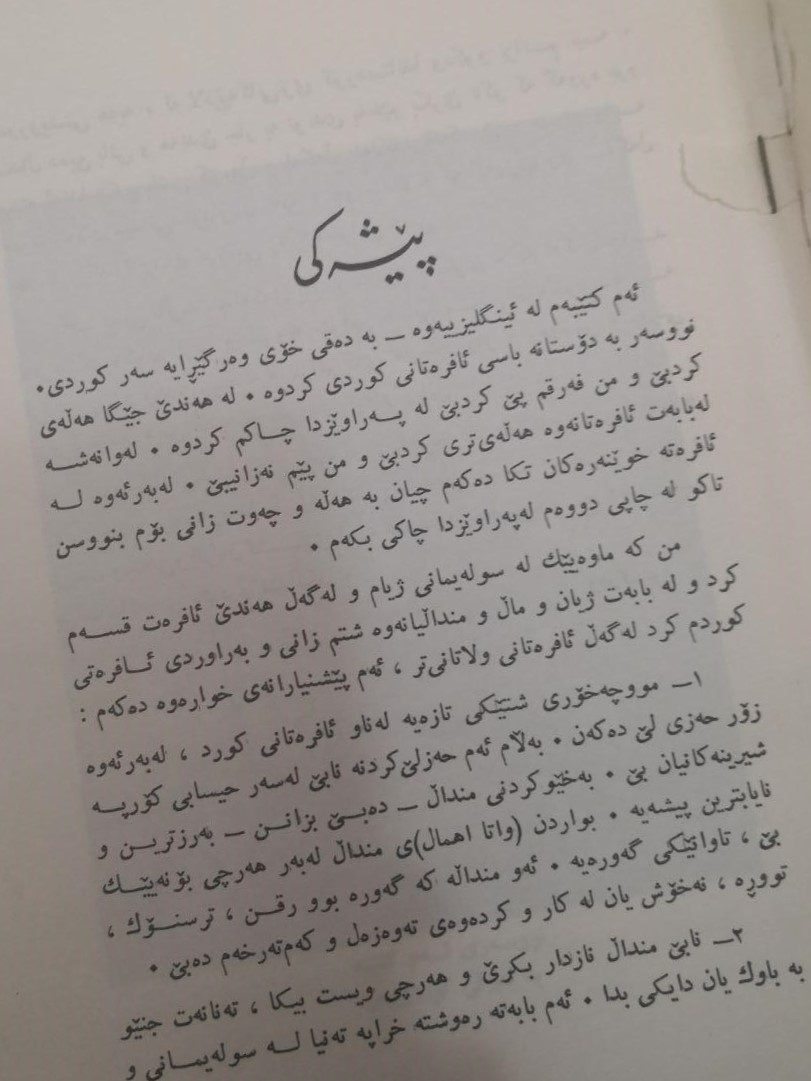
#> input picture src/Cranelift/Dependencies/zhirpy/images/4-rotated.jpg, 811 x 1081 px
$ python opencv.py
#> lines starting #> are read from the running program, lines starting #| are printed output that depends on the picture; after the words box and inside, x2 and y2 are one past the last pixel; in counts of white or black regions, pixels touching at a corner belong together
import cv2
from skimage.filters import gaussian, threshold_otsu
from skimage.feature import canny
from skimage.transform import probabilistic_hough_line, rotate
from skimage import transform
import numpy as np


img = cv2.imread('../images/4-rotated.jpg', 0 )
#> img: shape (1081, 811); min 31, max 188, mean 149.2

binarized = cv2.adaptiveThreshold(img,255,cv2.ADAPTIVE_THRESH_MEAN_C, cv2.THRESH_BINARY,11,10)
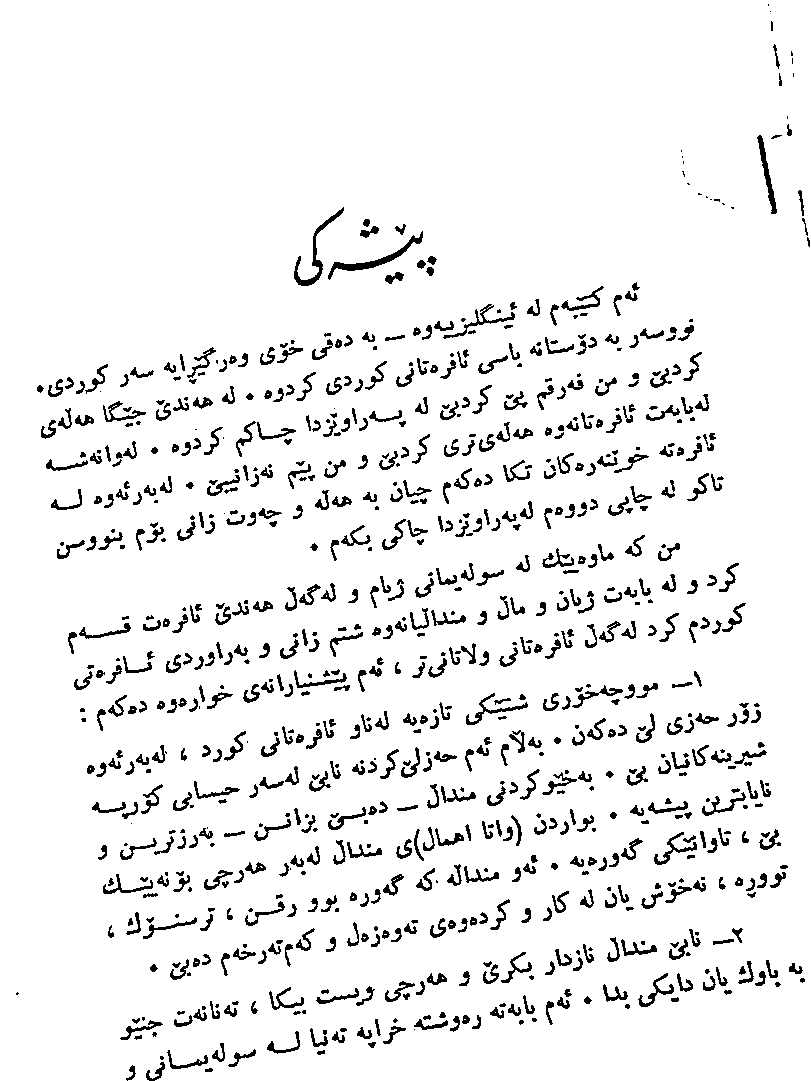
#> binarized: shape (1081, 811); 93.5% white; 865 black regions (178 under 20 px), largest, box (x1, y1, x2, y2) and area: (328, 231, 423, 280) 637, (294, 207, 344, 286) 558, (757, 135, 777, 214) 408


cv2.imshow("img",cv2.resize(img, (600, 960)))
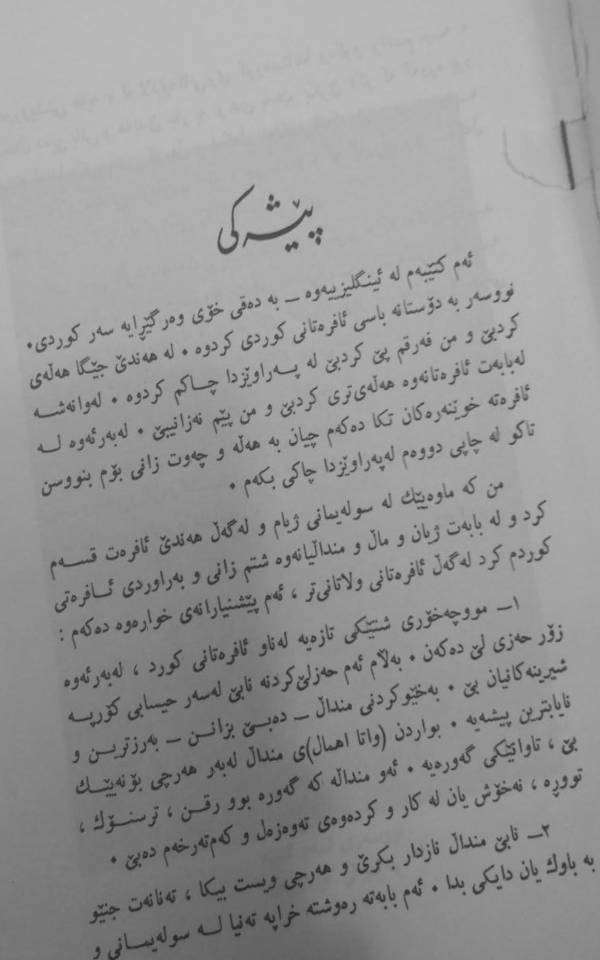
#> window 'img': shape (960, 600); min 32, max 188, mean 149.1
cv2.imshow("deskewed_image",cv2.resize(binarized, (600, 960)))
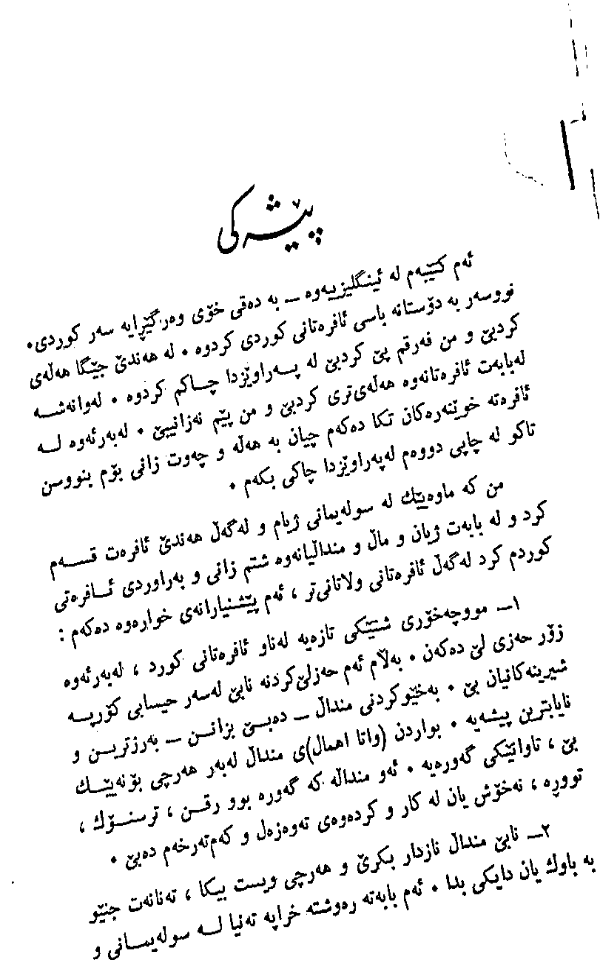
#> window 'deskewed_image': shape (960, 600); min 0, max 255, mean 238.5

# cv2.imwrite('C:/Users/N/Desktop/Test_gray.jpg', image_gray)
cv2.waitKey(0)

$ run again, with src/Cranelift/Dependencies/zhirpy/images/5-rotated.jpg copied over src/Cranelift/Dependencies/zhirpy/images/4-rotated.jpg
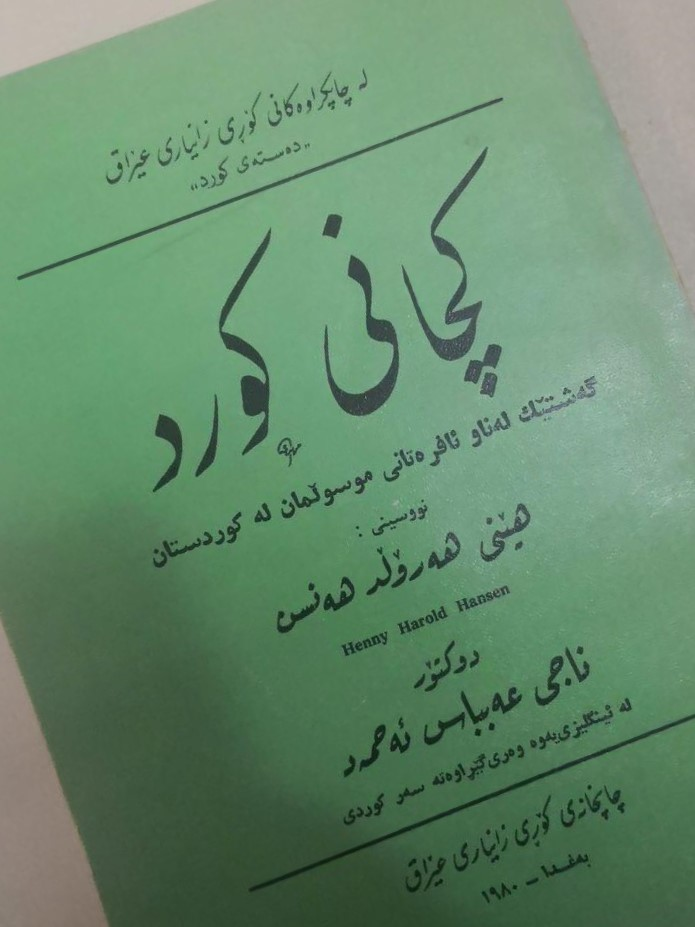
#> input picture src/Cranelift/Dependencies/zhirpy/images/5-rotated.jpg, 695 x 927 px
#> `binarized = cv2.adaptiveThreshold(img,255,cv2.ADAPTIVE_THRESH_MEAN_C, ..`:
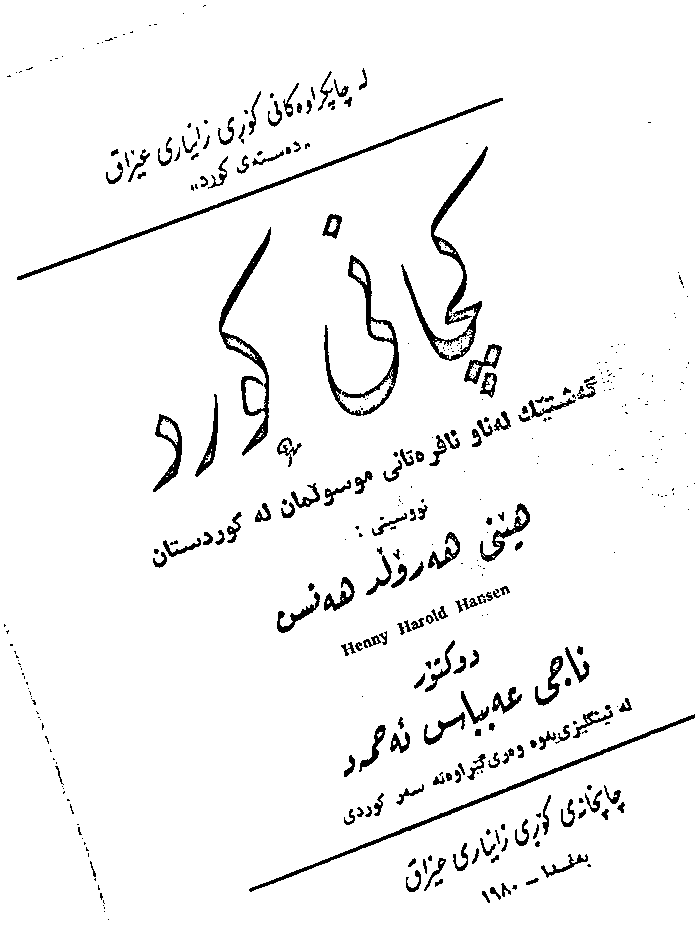
#> binarized: shape (927, 695); 95.5% white; 390 black regions (215 under 20 px), largest, box (x1, y1, x2, y2) and area: (17, 98, 503, 280) 1982, (219, 227, 271, 456) 1976, (249, 714, 695, 892) 1874
#> `cv2.imshow("deskewed_image",cv2.resize(binarized, (600, 960)))`:
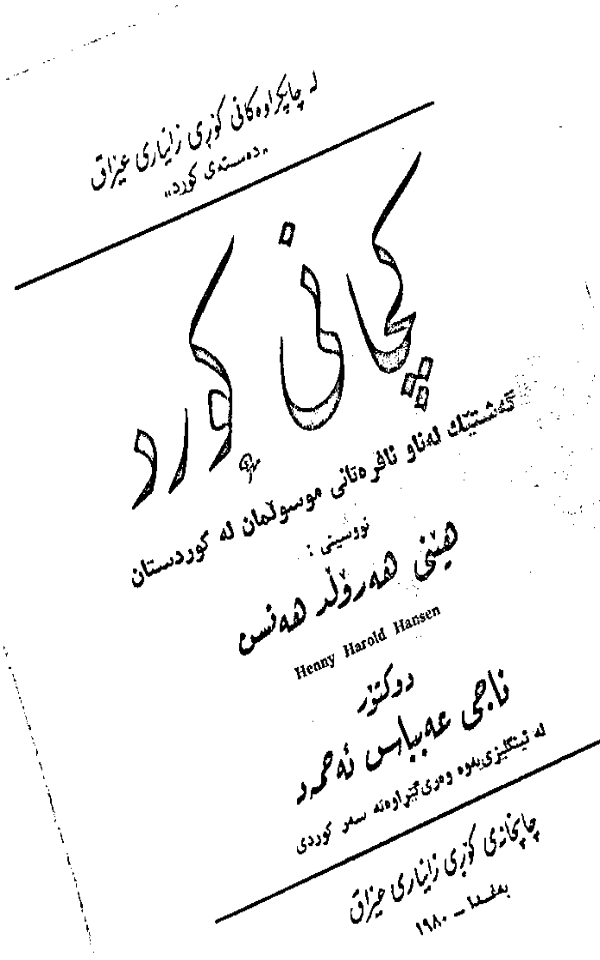
#> window 'deskewed_image': shape (960, 600); min 0, max 255, mean 243.6

$ run again, with src/Cranelift/Dependencies/zhirpy/images/1.jpg copied over src/Cranelift/Dependencies/zhirpy/images/4-rotated.jpg
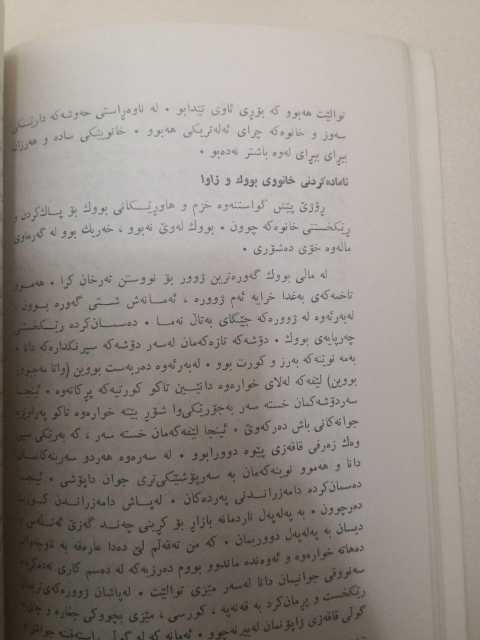
#> input picture src/Cranelift/Dependencies/zhirpy/images/1.jpg, 960 x 1280 px (shown at 1/2 size)
#> `binarized = cv2.adaptiveThreshold(img,255,cv2.ADAPTIVE_THRESH_MEAN_C, ..`:
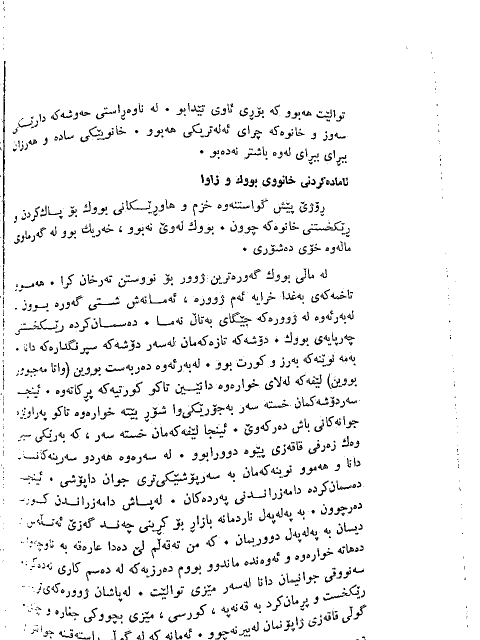
#> binarized: shape (1280, 960) (shown at 1/2 size); 94.8% white; black in thin lines or dots
#> `cv2.imshow("deskewed_image",cv2.resize(binarized, (600, 960)))`:
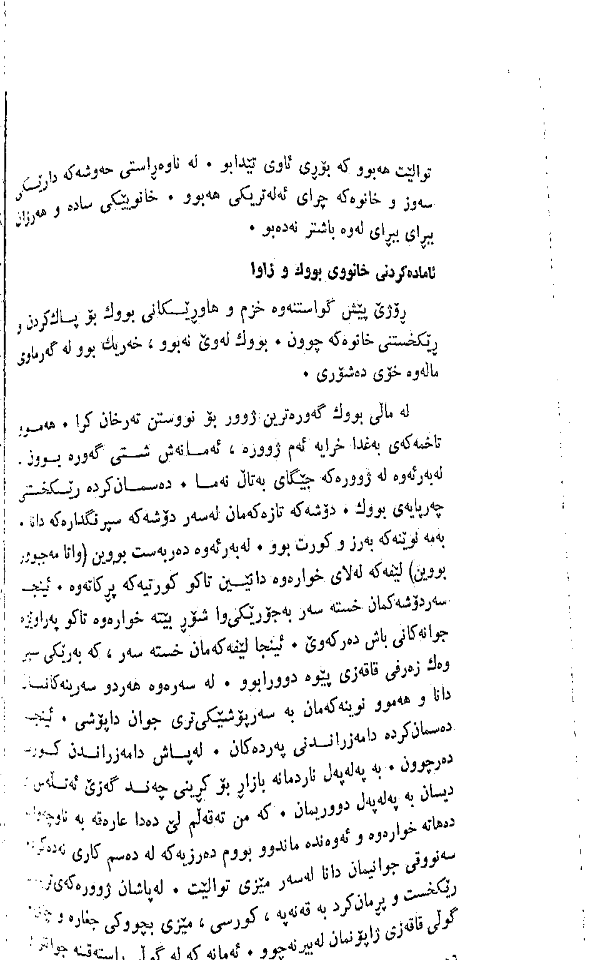
#> window 'deskewed_image': shape (960, 600); min 0, max 255, mean 241.9

$ run again, with src/Cranelift/Dependencies/zhirpy/images/2.jpg copied over src/Cranelift/Dependencies/zhirpy/images/4-rotated.jpg
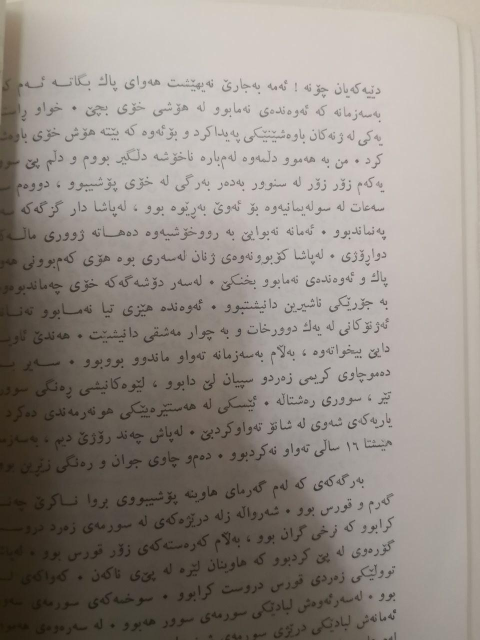
#> input picture src/Cranelift/Dependencies/zhirpy/images/2.jpg, 960 x 1280 px (shown at 1/2 size)
#> `binarized = cv2.adaptiveThreshold(img,255,cv2.ADAPTIVE_THRESH_MEAN_C, ..`:
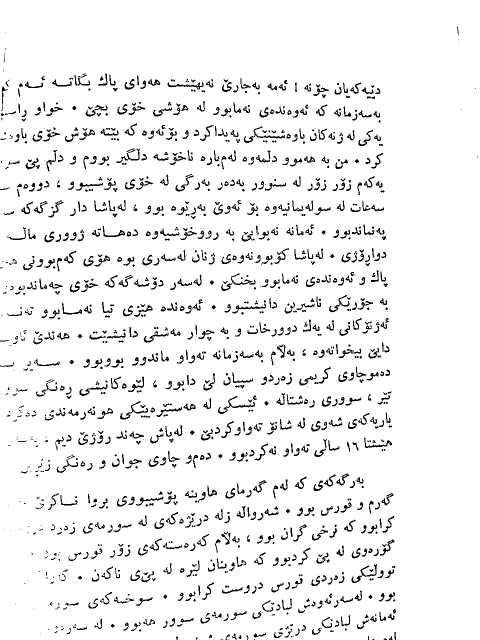
#> binarized: shape (1280, 960) (shown at 1/2 size); 94% white; black in thin lines or dots
#> `cv2.imshow("deskewed_image",cv2.resize(binarized, (600, 960)))`:
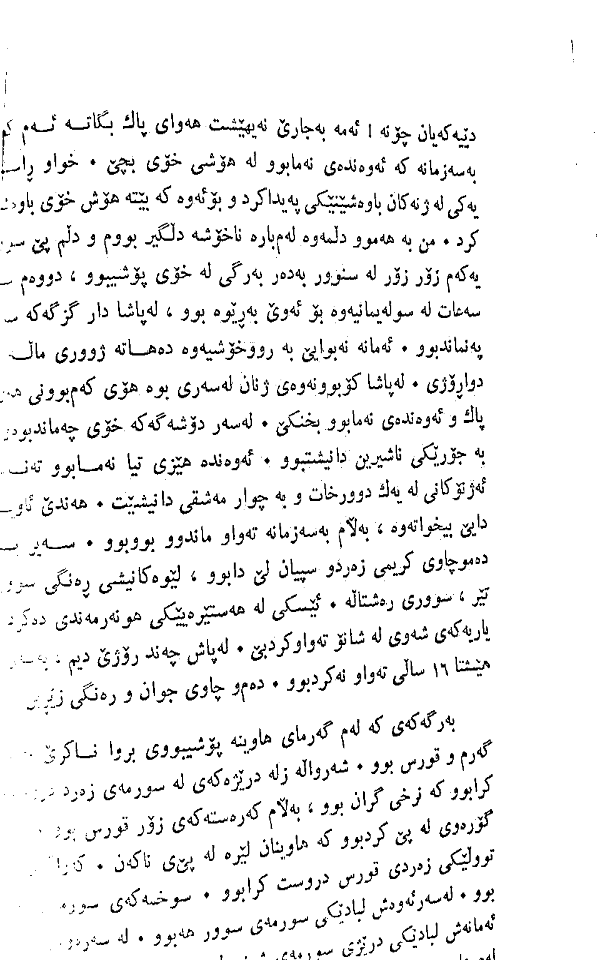
#> window 'deskewed_image': shape (960, 600); min 0, max 255, mean 239.7
